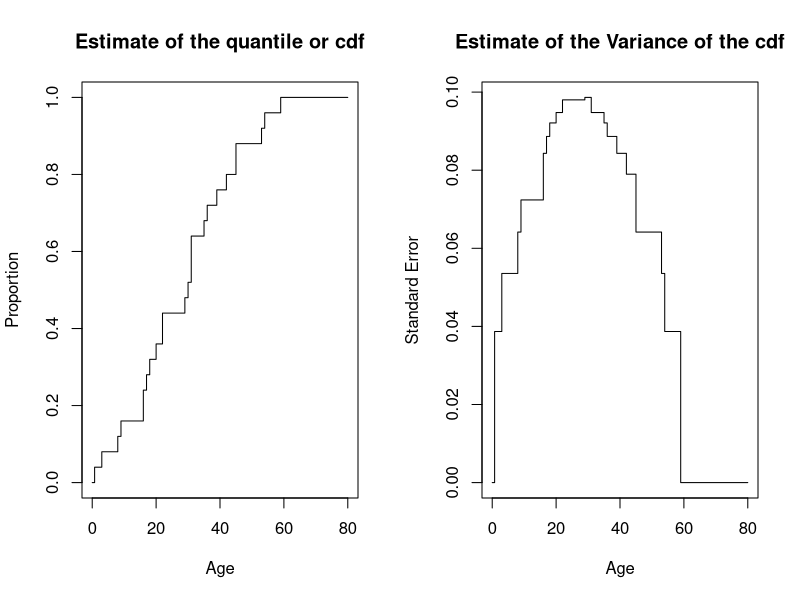
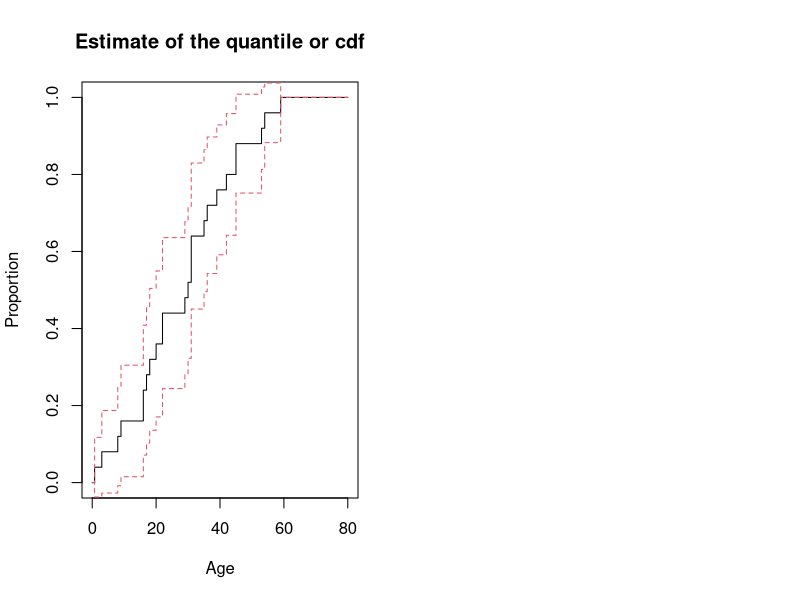

The R source for these figures, in order:
## ---- chunk 1
library(carData)
data(TitanicSurvival)
Titanic = na.omit(TitanicSurvival)
Titanic = Titanic[Titanic$sex == "female", ]
Titanic$survived1 = as.numeric(Titanic$survived == "yes")
head(Titanic)
## ---- chunk 2
TitanicSample <- c(57, 349, 147, 21, 310, 293, 62, 96, 304, 31, 258, 5,
381, 295, 180, 354, 346, 245, 88, 1, 383, 188, 333, 216, 351)
## ---- chunk 3
popSize <- function(pop) {nrow(as.data.frame(pop))}
sampSize <- function(samp) {popSize(samp)}

createInclusionProbFn <- function(pop, sampSize) {
  N <- popSize(pop)
  n <- sampSize
  function(u) { n/N }
}

createJointInclusionProbFn <- function(pop, sampSize) {
  N <- popSize(pop)
  n <- sampSize
  function(u,v) { 
    ## Note that the answer depends on whether u and v
    ## are the same or different
    if (u == v) {n/N} else {(n * (n-1)) / (N * (N-1))}
  }
}

createHTestimator <- function(pi_u_fn) {
  function(samp, variateFn) {
    Reduce(`+`, 
           Map(function(u) {variateFn(u)/ pi_u_fn(u)}, samp),
           init = 0
    )
  }
}

createHTVarianceEstimator <- function(pop, pi_u_fn, pi_uv_fn) {
  function(samp, variateFn) {
    Reduce(`+`,
           Map(function(u) {
             pi_u <- pi_u_fn(u)
             y_u <- variateFn(u)
             Reduce(`+`, 
                    Map(function(v) {
                      pi_v <- pi_u_fn(v)
                      pi_uv <- pi_uv_fn(u, v)
                      y_v <- variateFn(v)
                      Delta_uv <- pi_uv - pi_u * pi_v
                      result <- (Delta_uv  * y_u * y_v) 
                      result <- result/(pi_uv * pi_u * pi_v)
                      result
                    }, 
                    samp),
                    init = 0) 
           },
           samp
           ),
           init = 0)
  }
}
## ---- chunk 4
n = 25 
N = nrow(Titanic)
inclusionProb <- createInclusionProbFn(1:N, sampSize = n)
inclusionJointProb <- createJointInclusionProbFn(1:N, sampSize = n)

titanicHTestimator <- createHTestimator(inclusionProb)
HTVarianceEstimator <- createHTVarianceEstimator(1:N, 
                         pi_u_fn = inclusionProb, 
                        pi_uv_fn = inclusionJointProb)
## ---- chunk 5
createVariateFnAvgAge <- function(popData, variate1, N=1, y=NULL) {
  function (u) { popData[u, variate1]/N }
}
TitanicAvgAge <- createVariateFnAvgAge(Titanic, "age", N=N)
## ---- chunk 6
titanicHTestimator(TitanicSample, TitanicAvgAge)
## ---- chunk 7
sqrt(HTVarianceEstimator(TitanicSample, TitanicAvgAge))
## ---- chunk 8
createvariateFnNy <- function(popData, variate1, N=1, y=NULL) {
  function (u) { (popData[u, variate1] <= y )/N}
}

propTitanicAge25 =createvariateFnNy(Titanic, "age", N=N, y=25)
## ---- chunk 9
pair <- round( c( titanicHTestimator(TitanicSample, propTitanicAge25), 
   sqrt(HTVarianceEstimator(TitanicSample, propTitanicAge25)) ), 3)
## ---- chunk 10
pair[1]
## ---- chunk 11
pair[2]
## ---- chunk 12
propTitanicAge45 =createvariateFnNy(Titanic, "age", N=N, y=45)

round( c( titanicHTestimator(TitanicSample, propTitanicAge45), 
   sqrt(HTVarianceEstimator(TitanicSample, propTitanicAge45)) ), 3)
## ---- chunk 13
yseq = c(0, sort(Titanic$age[TitanicSample]), 80)

cdf.estimate.sd = sapply(yseq, function(y) {  
  propAge <- createvariateFnNy(Titanic, "age", N=N, y=y)
  
  c( titanicHTestimator(TitanicSample, propAge), 
   sqrt( round(HTVarianceEstimator(TitanicSample, propAge), 14) ) )
   } )
  

par(mfrow=c(1,2) )
plot(yseq, cdf.estimate.sd[1,], type='s', ylab="Proportion",
     xlab="Age", 
     main="Estimate of the quantile or cdf")
plot(yseq, cdf.estimate.sd[2,], type='s', ylab="Standard Error",
     xlab="Age", 
     main="Estimate of the Variance of the cdf")
## ---- chunk 14
plot(yseq, cdf.estimate.sd[1,], type='s', ylim=c(0,1),
     ylab="Proportion", xlab="Age", 
     main="Estimate of the quantile or cdf")

cdf.lower = cdf.estimate.sd[1,] - 2*cdf.estimate.sd[2,]
cdf.upper = cdf.estimate.sd[1,] + 2*cdf.estimate.sd[2,]

lines(yseq, cdf.lower, type='s',col=2, lty=2)
lines(yseq, cdf.upper, type='s',col=2, lty=2)

## ---- chunk 15
createvariateFnNyBool <- function(popData, variate1, N=1, y=NULL) {
  function (u) { (popData[u, variate1] == y )/N}
}

propTitanicSurvived <- createvariateFnNyBool(Titanic, variate1="survived1", y=1, N=N)
round( c( titanicHTestimator(TitanicSample, propTitanicSurvived), 
   sqrt(HTVarianceEstimator(TitanicSample, propTitanicSurvived)) ), 3)

## ---- chunk 16
propTitanicFirstClass<- createvariateFnNyBool(Titanic, variate1 = "passengerClass",y="1st", N=N)
round( c( titanicHTestimator(TitanicSample, propTitanicFirstClass), 
   sqrt(HTVarianceEstimator(TitanicSample, propTitanicFirstClass)) ), 3)

